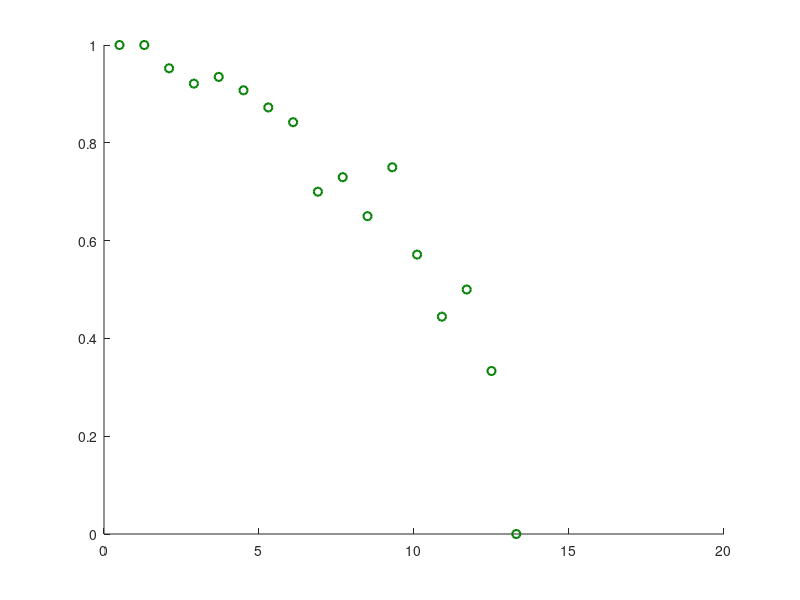

This chart was generated by the following MATLAB code: (Note: this script raises an error after producing the figure.)
%% Group Moral Discussions Experiment - Probability of Consensus

% This script reads the .csv files containing data from our participants
% and uses it to explore the probability of reaching consensus in relation
% linguistic complexity of the exchanged messages. 

% The required files are dataS1.csv, and moralConsensus.csv.

%% Loading the Required Files

clearvars;close all;clc

a=importdata('dataS1.csv');
dataFull=a.data;

% load('DatosMoralS1ConPalabrasUpdated')

c=importdata('moralConsensus.csv');
consensus=c.data;
clear a c

%% Creating Plot 1 - Probability of Consensus as a Function of the Number of Words.

figure();
% We need two curves, one for low initial range of opinions (case 1), and 
% one for high initial range of opinions (case 2).
for cases=1:2
    if cases==1
        maxrange=5;
        minrange=0;
    elseif cases==2
        maxrange=10;
        minrange=6;
    end
    
    % Initializations
    consensusWordsGroup=[];
    consensusMessagesGroup=[];
    consensusWordsXMessageGroup=[];
    disensusWordsGroup=[];
    disensusMessagesGroup=[];
    disensusWordsXMessageGroup=[];
    
    % Loop over questions:
    for q=1:6
    groups=consensus(consensus(:,2)==q+8,1);
    % Loop over groups:
    for group=groups'
        opinions=dataFull(dataFull(:,7)==group,q);
        initialrange=max(opinions)-min(opinions);
        consensusQuestions=consensus(consensus(:,1)==group,2);
        consensusAnswers=consensus(consensus(:,1)==group,3);        
        
        totalWordsGroup=sum(dataFull(dataFull(:,7)==group,q+14));
        totalMessagesGroup=sum(dataFull(dataFull(:,7)==group,q+20));
        wordsXMessageGroup=totalWordsGroup./totalMessagesGroup;
               
        %If the group had 3 members, and they reached consensus:
        if length(opinions)>2 && consensusAnswers(consensusQuestions==q+8)>=0 
            if initialrange>=minrange && initialrange<=maxrange %we keep only the selected ranges
            consensusWordsGroup=[consensusWordsGroup,totalWordsGroup]; %save number of words
            consensusMessagesGroup=[consensusMessagesGroup,totalMessagesGroup]; %save number of messages
            consensusWordsXMessageGroup=[consensusWordsXMessageGroup,wordsXMessageGroup]; %save number of words per message
            end
        %If the group had 3 members, and they reached disensus:
        elseif length(opinions)>2 && consensusAnswers(consensusQuestions==q+8)==-1            
            if initialrange>=minrange && initialrange<=maxrange %we keep only the selected ranges
            disensusWordsGroup=[disensusWordsGroup,totalWordsGroup]; %save number of words
            disensusMessagesGroup=[disensusMessagesGroup,totalMessagesGroup]; %save number of messages
            disensusWordsXMessageGroup=[disensusWordsXMessageGroup,wordsXMessageGroup]; %save number of words per message
            end
        end
        
    end %ends loop over groups
    end %ends loop over questions

% Now we choose an initial value of number of words per message("density"),
% and a step, and count how many times a group had that density within that
% step, and so on.

initial=0.5;
k=1;
step=0.8;
counter=[]; %initialize
endDens=17; %last density found. Can be big for good measure.
for density=initial:step:endDens
    groupsConsensusInside=sum(consensusWordsXMessageGroup>=density & consensusWordsXMessageGroup<density+step);
    groupsDisensusInside=sum(disensusWordsXMessageGroup>=density & disensusWordsXMessageGroup<density+step);
    counter(k)=groupsConsensusInside./(groupsConsensusInside+groupsDisensusInside);
    k=k+1;
end

% We now plot the resulting curves; we separate both cases.
hold on
if cases==1
    counter
    plot(initial:step:endDens,counter,'o','color',[0, 0.5, 0],'LineWidth',1.5)
    mdl = fitglm(initial:step:endDens,counter,'Distribution','binomial'); %logistic fit
    params = mdl.Coefficients.Estimate; %save the fit parameters
    hold on
    % Plot the fit:
    plot(0:step:endDens,1./(exp(-(params(1)+params(2).*(0:step:endDens)))+1),'color',[0, 0.5, 0],'LineWidth',1.5)
elseif cases==2
    plot(0.5:step:endDens,counter,'o','color',[0.6350, 0.0780, 0.1840],'LineWidth',1.5)
    mdl = fitglm(0.5:step:endDens,counter,'Distribution','binomial'); %logistic fit
    params = mdl.Coefficients.Estimate; %save the fit parameters
    hold on
    % Plot the fit:
    plot(0:step:endDens,1./(exp(-(params(1)+params(2).*(0:step:endDens)))+1),'color',[0.6350, 0.0780, 0.1840],'LineWidth',1.5)        
end

xlabel('Number of Words per Message')
ylabel('P(Consensus)')
xticks(1:3:16)
yticks(0:0.2:1)
xlim([0,16.1])
legend('Range<=5','Fit','Range>5','Fit')

end %end of cases loop

%% Creating Plot 2 - Probability of Consensus as a Function of the Number of Words.

figure();
% We need two curves, one for low initial range of opinions (case 1), and 
% one for high initial range of opinions (case 2). More fine tuning of the
% initial value, step and ending density was required. 
for cases=1:2
    if cases==1
        maxrange=5;
        minrange=0;
        initial=2.7;
        endDens=5;        
        step=0.12;
    elseif cases==2
        maxrange=10;
        minrange=6;
        initial=2.7;
        endDens=5;
        step=0.11;
    end

    % Initializations
    consensusWordsLengthGroup=[];
    disensusWordsLengthGroup=[];
    
    % Loop over questions:
    for q=1:6
    groups=consensus(consensus(:,2)==q+8,1);
    % Loop over groups:
    for group=groups'
        opinions=dataFull(dataFull(:,7)==group,q);
        initialrange=max(opinions)-min(opinions);
        consensusQuestions=consensus(consensus(:,1)==group,2);
        consensusAnswers=consensus(consensus(:,1)==group,3);        
        
        totalLengthWordsGroup=nanmean(dataFull(dataFull(:,7)==group,q+26));
               
        %If the group had 3 members, and they reached consensus:
        if length(opinions)>2 && consensusAnswers(consensusQuestions==q+8)>=0 
            if initialrange>=minrange && initialrange<=maxrange %we keep only the selected ranges
            consensusWordsLengthGroup=[consensusWordsLengthGroup,totalLengthWordsGroup]; %save number of words
            end
        %If the group had 3 members, and they reached disensus:
        elseif length(opinions)>2 && consensusAnswers(consensusQuestions==q+8)==-1            
            if initialrange>=minrange && initialrange<=maxrange %we keep only the selected ranges
            disensusWordsLengthGroup=[disensusWordsLengthGroup,totalLengthWordsGroup]; %save number of words
            end
        end
        
    end %ends loop over groups
    end %ends loop over questions
    
    
% Now use the previously choosen initial value mean word length and the
% step, and count how many times a group had that length within that step, 
% and so on.
    
k=1;
counter=[];
for lengthWords=initial:step:endDens
    groupsConsensusInside=sum(consensusWordsLengthGroup>=lengthWords & consensusWordsLengthGroup<lengthWords+step);
    groupsDisensusInside=sum(disensusWordsLengthGroup>=lengthWords & disensusWordsLengthGroup<lengthWords+step);
    counter(k)=groupsConsensusInside./(groupsConsensusInside+groupsDisensusInside);
    k=k+1;
end


% We now plot the resulting curves; we separate both cases.
hold on
if cases==1
    plottingRange=initial:step:endDens-2*step; %sometimes it is useful to stop it earlier to erase averages from just one data point.
    %We also erase one case in the middle, resulting from the average of one data point.
    %plot(plottingRange([1:6,8:length(plottingRange)]),counter([1:6,8:length(plottingRange)]),'o','color',[0, 0.5, 0],'LineWidth',1.5)
    plot(plottingRange,counter(1:length(plottingRange)),'o','color',[0, 0.5, 0],'LineWidth',1.5) 
    %Logistic fit:
    mdl = fitglm(plottingRange,counter(1:length(plottingRange)),'Distribution','binomial');
    params = mdl.Coefficients.Estimate; %we save the fit parameters
    hold on
    %plot the fit:
    plot(initial-0.2:step:endDens+2*step,1./(exp(-(params(1)+params(2).*(initial-0.2:step:endDens+2*step)))+1),'color',[0, 0.5, 0],'LineWidth',1.5)
elseif cases==2
    plottingRange=initial:step:endDens-step;
    plot(plottingRange,counter(1:length(plottingRange)),'o','color',[0.6350, 0.0780, 0.1840],'LineWidth',1.5)
    %Logistic fit:
    mdl = fitglm(plottingRange,counter(1:length(plottingRange)),'Distribution','binomial');
    params = mdl.Coefficients.Estimate;
    hold on
    %plot the fit
    plot(initial-0.2:step:endDens+2*step,1./(exp(-(params(1)+params(2).*(initial-0.2:step:endDens+2*step)))+1),'color',[0.6350, 0.0780, 0.1840],'LineWidth',1.5)        
end

xlabel('Length per Word')
ylabel('P(Consensus)')
xlim([2.5,5])
ylim([0,1])
xticks(2.5:0.5:5)
yticks(0:0.2:1)
legend('Ranges<=5','Fit','Ranges>5','Fit','Location','SouthWest')
end    
